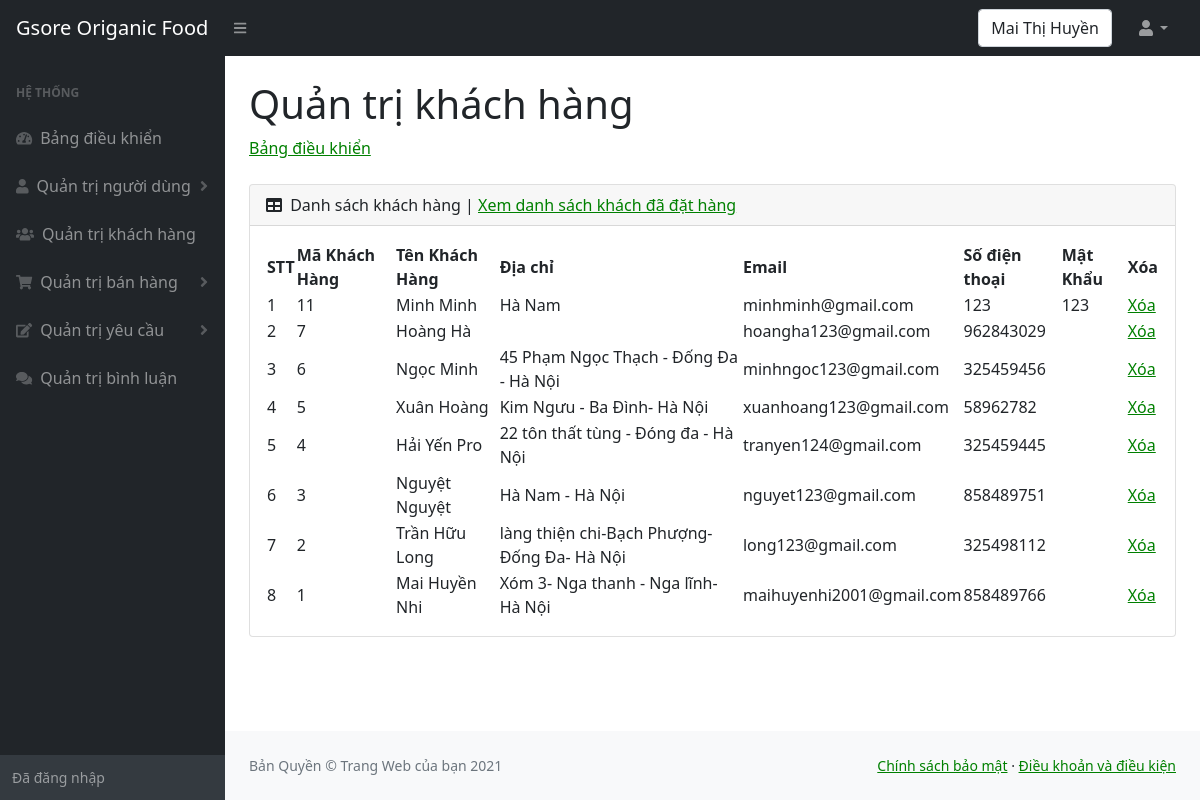
The page /nhanvien/khachhang.php (signed in) on the database its author committed.
### tables this page shows
CREATE TABLE `khachhang` (
  `makhachhang` int(11) NOT NULL,
  `tenkhachhang` varchar(100) NOT NULL,
  `diachikhachhang` varchar(100) NOT NULL,
  `sodienthoaikhachhang` int(15) NOT NULL,
  `emailkhachhang` varchar(100) DEFAULT NULL,
  `matkhaukhachhang` varchar(15) NOT NULL
);

### nhanvien/khachhang.php (the view, shortened to what this page needs)
<!DOCTYPE html>
<html lang="en">
<head>
    <link href="https://cdn.jsdelivr.net/npm/simple-datatables@latest/dist/style.css" rel="stylesheet" />
    <link href="css/styles.css" rel="stylesheet" />
</head>
<body class="sb-nav-fixed">
    <nav class="sb-topnav navbar navbar-expand navbar-dark bg-dark">
        <a class="navbar-brand ps-3" href="../index.php">Gsore Origanic Food </a>
        <button class="btn btn-link btn-sm order-1 order-lg-0 me-4 me-lg-0" id="sidebarToggle" href="#!"><i class="fas fa-bars"></i></button>
        <form class="d-none d-md-inline-block form-inline ms-auto me-0 me-md-3 my-2 my-md-0">
            <div class="input-group">
                <div class="form-control"><?php echo $_SESSION['ten_nguoi_dung']; ?> </div>
            </div>
        </form>
        <ul class="navbar-nav ms-auto ms-md-0 me-3 me-lg-4">
            <li class="nav-item dropdown">
                <a class="nav-link dropdown-toggle" id="navbarDropdown" href="#" role="button" data-bs-toggle="dropdown" aria-expanded="false"><i class="fas fa-user fa-fw"></i></a>
            </li>
        </ul>
    </nav>
    <div id="layoutSidenav">
    <div id="layoutSidenav_nav">
            <nav class="sb-sidenav accordion sb-sidenav-dark" id="sidenavAccordion">
                <div class="sb-sidenav-menu">
                    <div class="nav">
                        <div class="sb-sidenav-menu-heading">Hệ thống</div>
                        <a class="nav-link" href="index.php">
                            <div class="sb-nav-link-icon"><i class="fas fa-tachometer-alt"></i></div>
                            Bảng điều khiển
                        </a>
                        <a class="nav-link collapsed" href="nguoidung.php" data-bs-toggle="collapse" data-bs-target="#collapseOne" aria-expanded="false" aria-controls="collapseOne">
                            <div class="sb-nav-link-icon"><i class="fas fa-user"></i></div>
                            Quản trị người dùng
                            <div class="sb-sidenav-collapse-arrow"><i class="fas fa-angle-down"></i></div>
                        </a>
                        <a class="nav-link" href="khachhang.php">
                            <div class="sb-nav-link-icon"><i class="fas fa-users"></i></div>
                            Quản trị khách hàng
                        </a>
                        <a class="nav-link collapsed" href="#" data-bs-toggle="collapse" data-bs-target="#collapseThree" aria-expanded="false" aria-controls="collapseThree">
                            <div class="sb-nav-link-icon"><i class="fas fa-shopping-cart"></i></div>
                            Quản trị bán hàng
                            <div class="sb-sidenav-collapse-arrow"><i class="fas fa-angle-down"></i></div>
                        </a>
                        <a class="nav-link collapsed" href="#" data-bs-toggle="collapse" data-bs-target="#collapseFour" aria-expanded="false" aria-controls="collapseFour">
                            <div class="sb-nav-link-icon"><i class="fas fa-edit"></i></div>
                            Quản trị yêu cầu
                            <div class="sb-sidenav-collapse-arrow"><i class="fas fa-angle-down"></i></div>
                        </a>
                        <a class="nav-link" href="binhluan.php">
                            <div class="sb-nav-link-icon"><i class="fas fa-comments"></i></div>
                            Quản trị bình luận
                        </a>
                    </div>
                </div>
                <div class="sb-sidenav-footer">
                    <div class="small">Đã đăng nhập</div>
                </div>
            </nav>
        </div>
        <div id="layoutSidenav_content">
            <main>
                <div class="container-fluid px-4">
                    <h1 class="mt-4">Quản trị khách hàng</h1>
                    <ol class="breadcrumb mb-4">
                        <li class="breadcrumb-item"><a href="index.php">Bảng điều khiển</a></li>
                    </ol>
                    <div class="card mb-4">
                        <div class="card-header">
                            <i class="fas fa-table me-1"></i>
                            Danh sách khách hàng | <a href="khachdathang.php">Xem danh sách khách đã đặt hàng</a>
                        </div>
                        <div class="card-body">
                            <table id="datatablesSimple">
                                <thead>
                                    <tr>
                                        <th>STT</th>
                                        <th>Mã Khách Hàng</th>
                                        <th>Tên Khách Hàng</th>
                                        <th>Địa chỉ</th>
                                        <th>Email</th>
                                        <th>Số điện thoại</th>
                                        <th>Mật Khẩu</th>
                                        <th>Xóa</th>
                                    </tr>
                                </thead>
                                <tbody>
                                    <?php
                                    include("../config.php");
                                    $sql = "
                                                  SELECT *
                                                  FROM khachhang
                                                  ORDER BY makhachhang DESC
                                        ";
                                    $khach_hang = mysqli_query($ket_noi, $sql);
                                    $i = 0;
                                    while ($row = mysqli_fetch_array($khach_hang)) {
                                        $i++;; ?>
                                        <tr>
                                            <td><?php echo $i; ?></td>
                                            <td><?php echo $row["makhachhang"]; ?></td>
                                            <td><?php echo $row["tenkhachhang"]; ?></td>
                                            <td><?php echo $row["diachikhachhang"]; ?></td>
                                            <td><?php echo $row["emailkhachhang"]; ?></td>
                                            <td><?php echo $row["sodienthoaikhachhang"]; ?></td>
                                            <td><?php echo $row["matkhaukhachhang"]; ?></td>
                                            <td><a href="khachhangxoa.php?id=<?php echo $row["makhachhang"]; ?>">Xóa</a></td>
                                        </tr>
                                    <?php
                                    }; ?>
                                </tbody>
                            </table>
                        </div>
                    </div>
                </div>
            </main>
            <footer class="py-4 bg-light mt-auto">
                <div class="container-fluid px-4">
                    <div class="d-flex align-items-center justify-content-between small">
                        <div class="text-muted">Bản Quyền &copy; Trang Web của bạn 2021</div>
                        <div>
                            <a href="chinhsachbaomat.php">Chính sách bảo mật</a>
                            &middot;
                            <a href="chinhsachbaomat.php">Điều khoản và điều kiện</a>
                        </div>
                    </div>
                </div>
            </footer>
        </div>
    </div>
</body>
</html>

### rows shown on the page
khachhang: makhachhang "11", tenkhachhang "Minh Minh", diachikhachhang "Hà Nam", emailkhachhang "minhminh@gmail.com", sodienthoaikhachhang "123", matkhaukhachhang "123"
khachhang: makhachhang "7", tenkhachhang "Hoàng Hà", emailkhachhang "hoangha123@gmail.com", sodienthoaikhachhang "962843029"
khachhang: makhachhang "6", tenkhachhang "Ngọc Minh", diachikhachhang "45 Phạm Ngọc Thạch - Đống Đa - Hà Nội", emailkhachhang "minhngoc123@gmail.com", sodienthoaikhachhang "325459456"
khachhang: makhachhang "5", tenkhachhang "Xuân Hoàng", diachikhachhang "Kim Ngưu - Ba Đình- Hà Nội", emailkhachhang "xuanhoang123@gmail.com", sodienthoaikhachhang "58962782"
khachhang: makhachhang "4", tenkhachhang "Hải Yến Pro", diachikhachhang "22 tôn thất tùng - Đóng đa - Hà Nội", emailkhachhang "tranyen124@gmail.com", sodienthoaikhachhang "325459445"
khachhang: makhachhang "3", tenkhachhang "Nguyệt Nguyệt", diachikhachhang "Hà Nam - Hà Nội", emailkhachhang "nguyet123@gmail.com", sodienthoaikhachhang "858489751"
khachhang: makhachhang "2", tenkhachhang "Trần Hữu Long", diachikhachhang "làng thiện chi-Bạch Phượng- Đống Đa- Hà Nội", emailkhachhang "long123@gmail.com", sodienthoaikhachhang "325498112"
khachhang: makhachhang "1", tenkhachhang "Mai Huyền Nhi", diachikhachhang "Xóm 3- Nga thanh - Nga lĩnh- Hà Nội", emailkhachhang "maihuyenhi2001@gmail.com", sodienthoaikhachhang "858489766"

### other values the page prints
$_SESSION['ten_nguoi_dung'] "Mai Thị Huyền"
